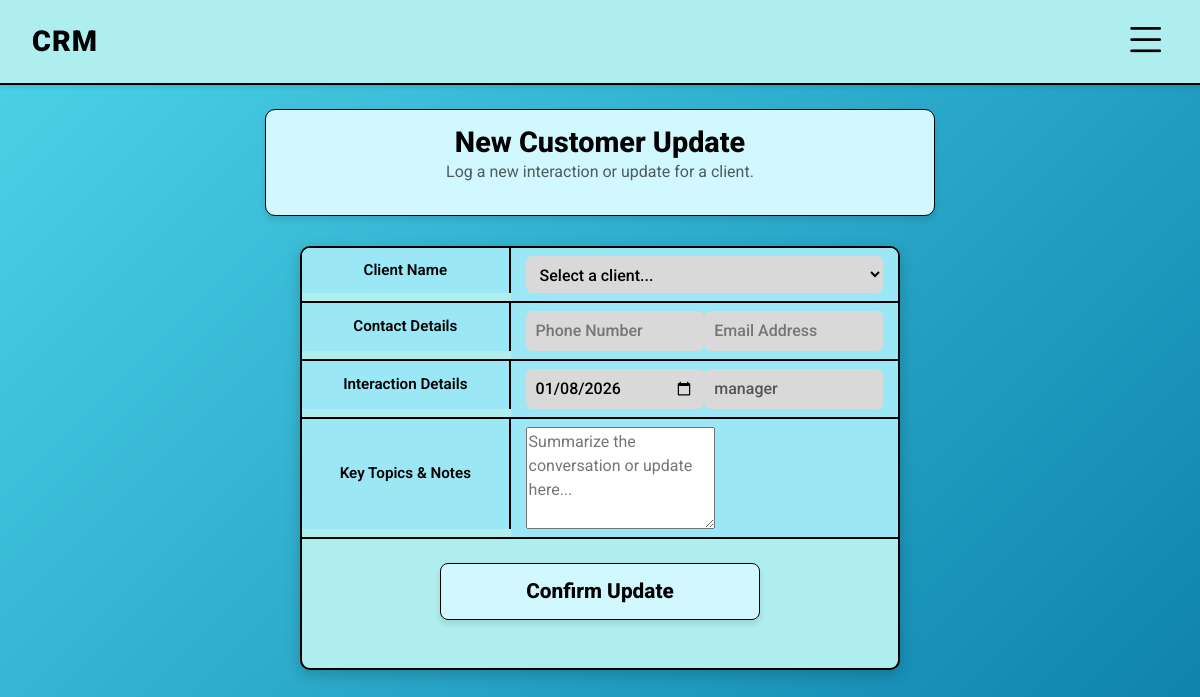
The page /customers/2/add_contact (signed in) on the database as committed earlier.
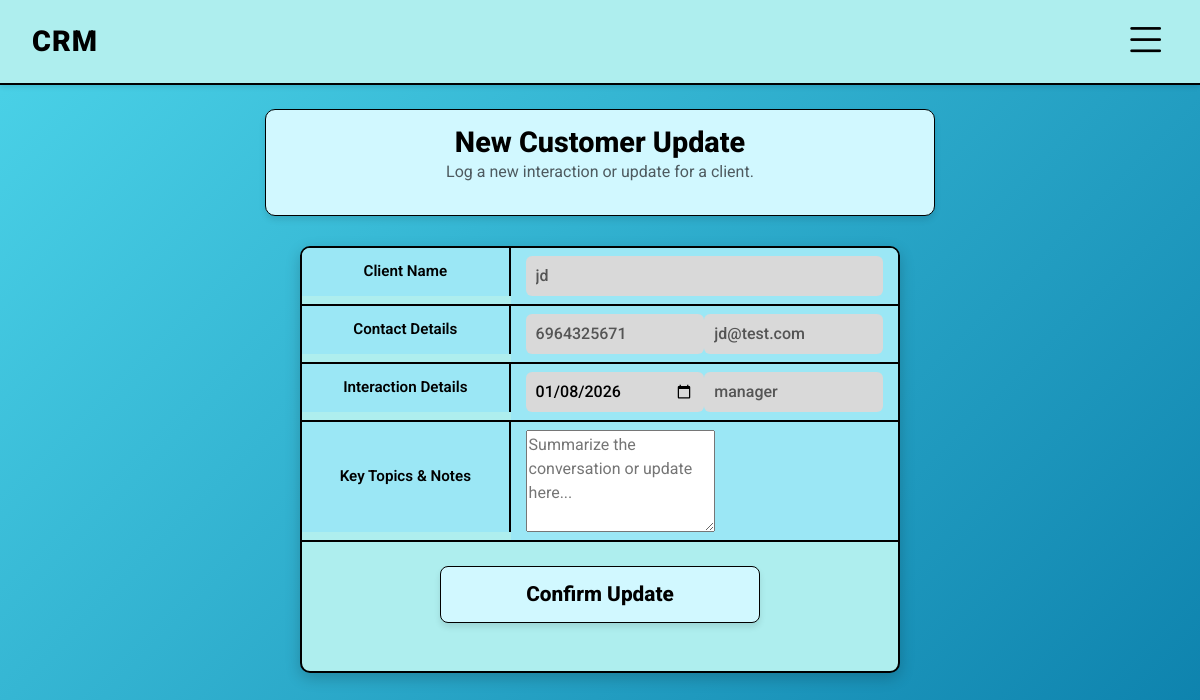
The same page on the database as committed later.
### tables this page shows
CREATE TABLE customers (
            id INTEGER PRIMARY KEY AUTOINCREMENT,
            name TEXT NOT NULL,
            email TEXT,
            phone TEXT,
            company TEXT,
            category TEXT CHECK(category IN ('Lead', 'Active', 'Inactive', 'Cancelled')) DEFAULT 'Lead',
            is_active INTEGER DEFAULT 1,
            employee_id INTEGER,
            created_at TIMESTAMP DEFAULT CURRENT_TIMESTAMP,
            FOREIGN KEY (employee_id) REFERENCES users(id)
        );

### app.py (the view, shortened to what this page needs)
@app.route('/customers/<int:id>/add_contact', methods=['GET', 'POST'])
@login_required
def add_contact(id):
    db = get_db()
    cust = db.execute('SELECT * FROM customers WHERE id = ?', (id,)).fetchone()
    db.close()
    return render_template('add_contact.html', customer=cust)

### app.py (called while the page is built)
def get_db():
    conn = sqlite3.connect(DATABASE_PATH)
    conn.row_factory = sqlite3.Row
    return conn

def login_required(f):
    @wraps(f)
    def decorated_function(*args, **kwargs):
        if 'user_id' not in session:
            flash('You need to login to view this page.')
            return redirect(url_for('login'))
        return f(*args, **kwargs)
    return decorated_function

### templates/add_contact.html (shortened to what this page needs)
{% extends 'base_employee.html' %}
{% block content %}
<div class="page-header-box">
    <h2>New Customer Update</h2>
    <p class="text-muted">Log a new interaction or update for a client.</p>
</div>
<div class="custom-form-container">
    <form method="POST" id="updateForm">
        <div class="form-row">
            <label class="form-label" for="customer_select">Client Name</label>
            <div class="form-input">
                {% if customer %}
                    <input type="text" value="{{ customer.name }}" readonly class="input-readonly">
                {% else %}
                    <select name="customer_id" id="customer_select" required class="select-standard" style="width: 100%;">
                        <option value="" disabled selected>Select a client...</option>
                    </select>
                {% endif %}
            </div>
        </div>
        <div class="form-row">
            <label class="form-label">Contact Details</label>
            <div class="form-input split-input">
                <input type="text"
                       id="client_phone"
                       value="{{ customer.phone if customer else '' }}"
                       placeholder="Phone Number"
                       readonly
                       class="input-readonly"
                       title="Phone Number">
                <input type="text"
                       id="client_email"
                       value="{{ customer.email if customer else '' }}"
                       placeholder="Email Address"
                       readonly
                       class="input-readonly"
                       title="Email Address">
            </div>
        </div>
        <div class="form-row">
            <label class="form-label" for="contact_date">Interaction Details</label>
            <div class="form-input split-input">
                <input type="date"
                       name="contact_date"
                       id="contact_date"
                       class="input-standard"
                       required>
                <input type="text"
                       value="{{ session['username'] }}"
                       readonly
                       class="input-readonly"
                       title="Representative">
            </div>
        </div>
        <div class="form-row">
            <label class="form-label" for="notes">Key Topics & Notes</label>
            <div class="form-input">
                <textarea name="notes"
                          id="notes"
                          class="input-standard"
                          rows="4"
                          placeholder="Summarize the conversation or update here..."
                          required></textarea>
            </div>
        </div>
        <div class="btn-container-center">
            <button type="submit" class="btn-figma">Confirm Update</button>
        </div>
    </form>
</div>
{% endblock %}

Rows that differ between the two databases and show on the page:
added customers: name "jd", phone "6964325671", email "jd@test.com"
Other text that changed with them:
form field customer_id: "Select a client..." → (not shown)
